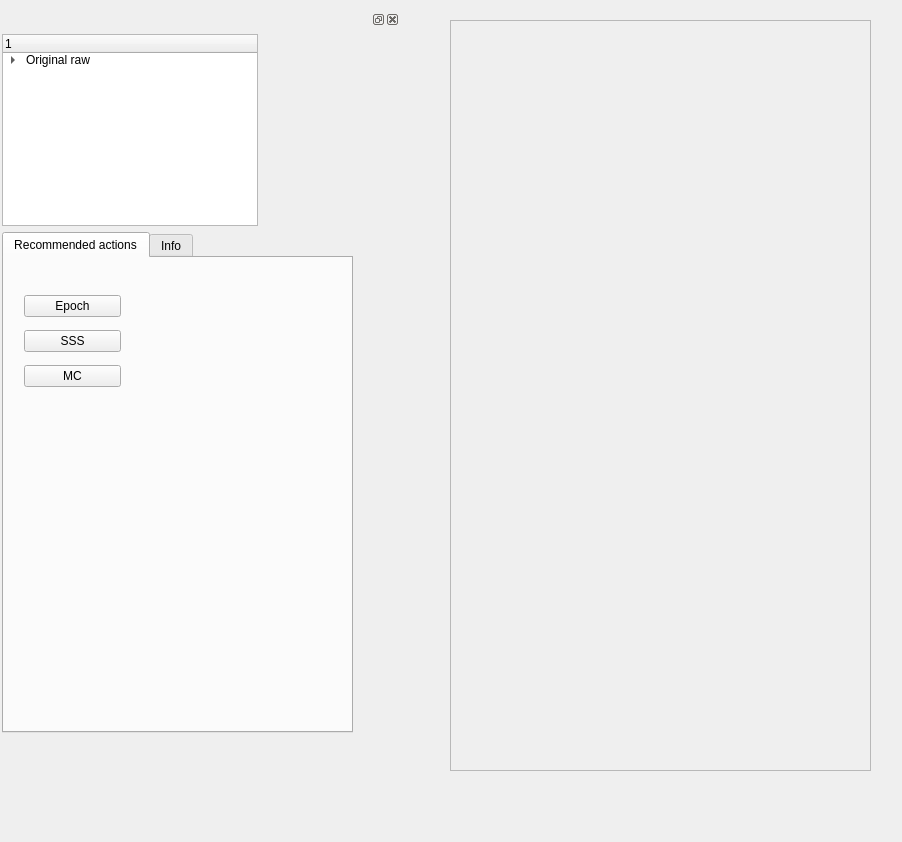
<?xml version="1.0" encoding="UTF-8"?>
<ui version="4.0">
 <class>Form</class>
 <widget class="QWidget" name="Form">
  <property name="geometry">
   <rect>
    <x>0</x>
    <y>0</y>
    <width>902</width>
    <height>842</height>
   </rect>
  </property>
  <property name="windowTitle">
   <string>Form</string>
  </property>
  <widget class="QDockWidget" name="dockWidget">
   <property name="geometry">
    <rect>
     <x>0</x>
     <y>10</y>
     <width>400</width>
     <height>761</height>
    </rect>
   </property>
   <property name="sizePolicy">
    <sizepolicy hsizetype="Expanding" vsizetype="Expanding">
     <horstretch>1</horstretch>
     <verstretch>0</verstretch>
    </sizepolicy>
   </property>
   <property name="minimumSize">
    <size>
     <width>400</width>
     <height>41</height>
    </size>
   </property>
   <property name="allowedAreas">
    <set>Qt::BottomDockWidgetArea|Qt::LeftDockWidgetArea</set>
   </property>
   <widget class="QWidget" name="dockWidgetContents_2">
    <widget class="QTreeWidget" name="treeWidget_2">
     <property name="geometry">
      <rect>
       <x>2</x>
       <y>5</y>
       <width>256</width>
       <height>192</height>
      </rect>
     </property>
     <property name="sizePolicy">
      <sizepolicy hsizetype="Preferred" vsizetype="Preferred">
       <horstretch>0</horstretch>
       <verstretch>0</verstretch>
      </sizepolicy>
     </property>
     <property name="maximumSize">
      <size>
       <width>3000</width>
       <height>2000</height>
      </size>
     </property>
     <property name="baseSize">
      <size>
       <width>0</width>
       <height>0</height>
      </size>
     </property>
     <column>
      <property name="text">
       <string>1</string>
      </property>
     </column>
     <item>
      <property name="text">
       <string>Original raw</string>
      </property>
      <item>
       <property name="text">
        <string>sss</string>
       </property>
      </item>
      <item>
       <property name="text">
        <string>tsss</string>
       </property>
       <item>
        <property name="text">
         <string>high-pass(parameters)</string>
        </property>
       </item>
      </item>
     </item>
    </widget>
    <widget class="QTabWidget" name="tabWidget_2">
     <property name="geometry">
      <rect>
       <x>2</x>
       <y>203</y>
       <width>351</width>
       <height>501</height>
      </rect>
     </property>
     <property name="currentIndex">
      <number>0</number>
     </property>
     <widget class="QWidget" name="tabRecommended_2">
      <property name="accessibleName">
       <string extracomment="dsfsdf"/>
      </property>
      <attribute name="title">
       <string>Recommended actions</string>
      </attribute>
      <widget class="QWidget" name="layoutWidget_6">
       <property name="geometry">
        <rect>
         <x>20</x>
         <y>30</y>
         <width>97</width>
         <height>107</height>
        </rect>
       </property>
       <layout class="QVBoxLayout" name="verticalLayout_2">
        <item>
         <widget class="QPushButton" name="pushButtonEpoch_2">
          <property name="text">
           <string>Epoch</string>
          </property>
         </widget>
        </item>
        <item>
         <widget class="QPushButton" name="pushButtonSSS_2">
          <property name="text">
           <string>SSS</string>
          </property>
         </widget>
        </item>
        <item>
         <widget class="QPushButton" name="pushButtonMC_2">
          <property name="text">
           <string>MC</string>
          </property>
         </widget>
        </item>
       </layout>
      </widget>
     </widget>
     <widget class="QWidget" name="tabInfo_2">
      <attribute name="title">
       <string>Info</string>
      </attribute>
      <widget class="QWidget" name="layoutWidget_7">
       <property name="geometry">
        <rect>
         <x>10</x>
         <y>10</y>
         <width>301</width>
         <height>391</height>
        </rect>
       </property>
       <layout class="QVBoxLayout" name="verticalLayout_4">
        <item>
         <widget class="QGroupBox" name="metaBox_2">
          <property name="title">
           <string>Background</string>
          </property>
          <widget class="QWidget" name="layoutWidget_8">
           <property name="geometry">
            <rect>
             <x>26</x>
             <y>35</y>
             <width>113</width>
             <height>23</height>
            </rect>
           </property>
           <layout class="QGridLayout" name="gridLayout_5">
            <item row="0" column="0">
             <widget class="QLabel" name="labelDate_2">
              <property name="text">
               <string>Date:</string>
              </property>
             </widget>
            </item>
            <item row="0" column="1">
             <widget class="QLabel" name="labelDateValue_2">
              <property name="text">
               <string>DateValue</string>
              </property>
             </widget>
            </item>
           </layout>
          </widget>
          <widget class="QGroupBox" name="filtersBox_2">
           <property name="geometry">
            <rect>
             <x>0</x>
             <y>70</y>
             <width>299</width>
             <height>125</height>
            </rect>
           </property>
           <property name="title">
            <string>Filters</string>
           </property>
           <widget class="QWidget" name="layoutWidget_9">
            <property name="geometry">
             <rect>
              <x>23</x>
              <y>31</y>
              <width>181</width>
              <height>77</height>
             </rect>
            </property>
            <layout class="QGridLayout" name="gridLayout_6">
             <item row="0" column="0">
              <widget class="QLabel" name="labelLow_2">
               <property name="lineWidth">
                <number>1</number>
               </property>
               <property name="text">
                <string>Low-pass:</string>
               </property>
               <property name="scaledContents">
                <bool>true</bool>
               </property>
              </widget>
             </item>
             <item row="0" column="1">
              <widget class="QLabel" name="labelLowValue_2">
               <property name="text">
                <string>Low-pass value</string>
               </property>
              </widget>
             </item>
             <item row="1" column="0">
              <widget class="QLabel" name="labelHigh_2">
               <property name="text">
                <string>High-pass:</string>
               </property>
              </widget>
             </item>
             <item row="1" column="1">
              <widget class="QLabel" name="labelHighValue_2">
               <property name="text">
                <string>High-pass value</string>
               </property>
              </widget>
             </item>
             <item row="2" column="0">
              <widget class="QLabel" name="labelSfreq_2">
               <property name="text">
                <string>TextLabel:</string>
               </property>
              </widget>
             </item>
             <item row="2" column="1">
              <widget class="QLabel" name="label_6">
               <property name="text">
                <string>TextLabel</string>
               </property>
              </widget>
             </item>
            </layout>
           </widget>
          </widget>
         </widget>
        </item>
        <item>
         <widget class="QGroupBox" name="channelsBox_2">
          <property name="title">
           <string>Channels</string>
          </property>
          <widget class="QWidget" name="layoutWidget_10">
           <property name="geometry">
            <rect>
             <x>20</x>
             <y>23</y>
             <width>194</width>
             <height>104</height>
            </rect>
           </property>
           <layout class="QGridLayout" name="gridLayout_7">
            <item row="0" column="0">
             <widget class="QLabel" name="labelEEG_2">
              <property name="text">
               <string>EEG:</string>
              </property>
             </widget>
            </item>
            <item row="0" column="1">
             <widget class="QLabel" name="labelEEGValue_2">
              <property name="text">
               <string>EEG value</string>
              </property>
             </widget>
            </item>
            <item row="1" column="0">
             <widget class="QLabel" name="labelGradMEG_2">
              <property name="text">
               <string>Grad. MEG:</string>
              </property>
             </widget>
            </item>
            <item row="1" column="1">
             <widget class="QLabel" name="labelGradMEGValue_2">
              <property name="text">
               <string>Grad. MEG value</string>
              </property>
             </widget>
            </item>
            <item row="2" column="0">
             <widget class="QLabel" name="labelMagMEG_2">
              <property name="text">
               <string>Mag. MEG:</string>
              </property>
             </widget>
            </item>
            <item row="2" column="1">
             <widget class="QLabel" name="labelMagMEGValue_2">
              <property name="text">
               <string>Mag. MEG value</string>
              </property>
             </widget>
            </item>
            <item row="3" column="0">
             <widget class="QLabel" name="labelSamples_2">
              <property name="text">
               <string>Samples:</string>
              </property>
             </widget>
            </item>
            <item row="3" column="1">
             <widget class="QLabel" name="labelSamplesValue_2">
              <property name="text">
               <string>SamplesValue</string>
              </property>
             </widget>
            </item>
           </layout>
          </widget>
         </widget>
        </item>
       </layout>
      </widget>
     </widget>
    </widget>
   </widget>
  </widget>
  <widget class="QFrame" name="frame">
   <property name="geometry">
    <rect>
     <x>450</x>
     <y>20</y>
     <width>421</width>
     <height>751</height>
    </rect>
   </property>
   <property name="frameShape">
    <enum>QFrame::StyledPanel</enum>
   </property>
   <property name="frameShadow">
    <enum>QFrame::Raised</enum>
   </property>
  </widget>
 </widget>
 <resources/>
 <connections/>
</ui>
